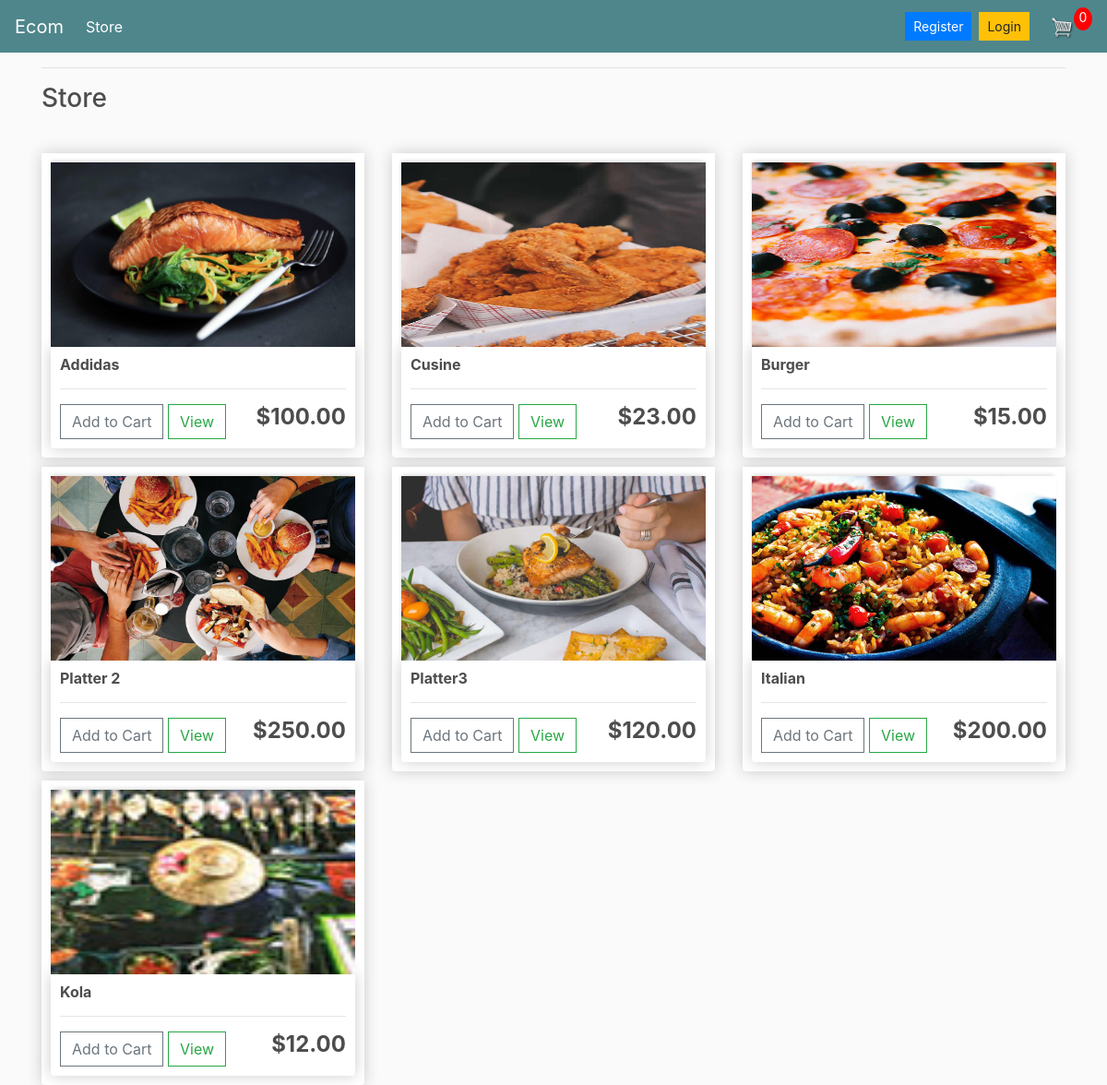
Before: / with the older database file.
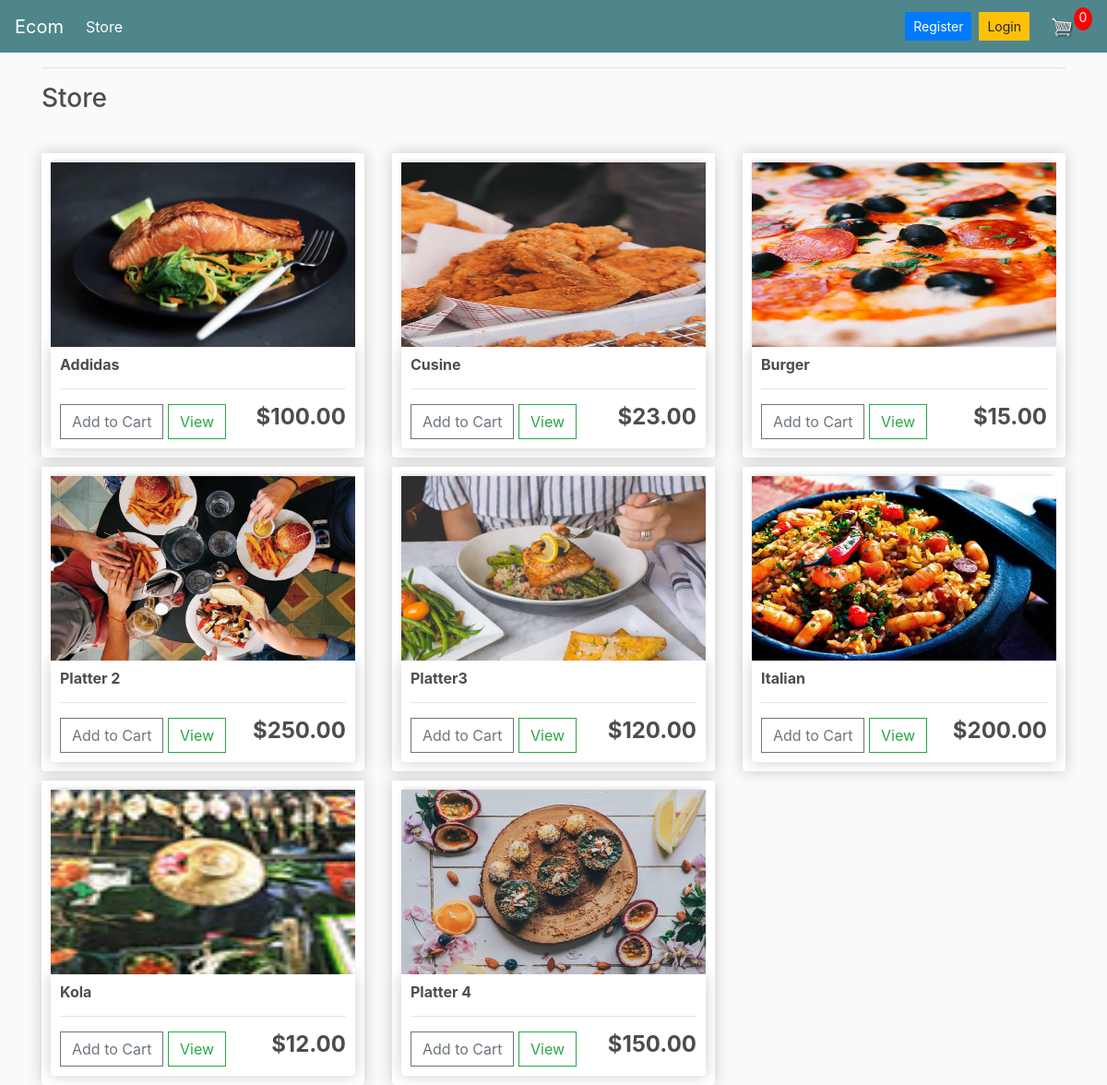
After: the same page with the newer database file.
### store/models.py (models this page shows, shortened)
class Product(models.Model):
    name=models.CharField(max_length=200,null=True)
    price=models.FloatField()
    digital= models.BooleanField(default=False,null=True, blank=False)
    image= models.ImageField(upload_to= image_name_change,blank=False,null=True)
    @property
    def imageURL(self):
        try:
            url= self.image.url
        except:
            url=''
        return url

### store/views.py (the view)
# urls.py: path('',include('store.urls')),
def store(request):
    if request.user.is_authenticated:
        customer= request.user
        order, created= Order.objects.get_or_create(customer=customer,complete=False)
        items= order.orderitem_set.all()
        cartItems= order.get_total_quantity
    else:
        items=[]
        order={'get_total_quantity':0,
               'get_chart_total': 0}
        cartItems= order['get_total_quantity']
    items=Product.objects.all()
    context={'form': items,
            'cartItems':cartItems
            }
    return render(request, 'store/store.html',context)

### store/templates/store/Store.html (shortened to what this page needs)
{% extends 'store/main.html' %}
{% load static %}
{% block content %}
 <h3>Store</h3>
 <br>
<div class="row">
  {% for item in form %}
	<div class="col-lg-4">
		<div class="box-element product">
            <img class="thumbnail" src="{{ item.imageURL}}">
            <div class="box-element product">
                <h6><strong>{{item.name}}</strong></h6>
                <hr>
                <button data-product={{item.id}} data-action="add" class="btn btn-outline-secondary add-btn update-cart ">Add to Cart</button>
                <a class="btn btn-outline-success" href="#">View</a>
                <h4 style="display: inline-block; float: right;"><strong>${{item.price | floatformat:2}}</strong></h4>
            </div>
		</div>
  </div>
  {% endfor %}
	</div>
</div>
{% endblock content %}

### store/templates/store/Main.html (shortened to what this page needs)
<!DOCTYPE html>
{% load static %}
<html>
  <head>
    <link
      rel="stylesheet"
      href="https://stackpath.bootstrapcdn.com/bootstrap/4.4.1/css/bootstrap.min.css"
    />
    <link rel="stylesheet" type="text/css" href="{% static 'css/main.css' %}" />
  </head>
  <body>
    <nav class="navbar navbar-expand-lg navbar-dark bg-dark">
      <a class="navbar-brand" href="{% url 'store' %}">Ecom</a>
      <div class="collapse navbar-collapse" id="navbarSupportedContent">
        <ul class="navbar-nav mr-auto">
          <li class="nav-item active">
            <a class="nav-link" href="{% url 'store' %}"
              >Store <span class="sr-only">(current)</span></a
            >
          </li>
        </ul>
        <div class="form-inline my-2 my-lg-0">
          {% if user.is_authenticated %}
          <label class="mr-3">Welcome {{request.user}}</label>
          <a href="{% url 'logout' %}" class="btn btn-danger btn-sm mr-2"
            >Logout</a
          >
          {% else %}
          <a href="{% url 'register' %}" class="btn btn-primary btn-sm mr-2"
            >Register</a
          >
          <a href="{% url 'login' %}" class="btn btn-warning btn-sm mr-2"
            >Login</a
          >
          {% endif %}
          <a href="{% url 'cart' %}">
            <img id="cart-icon" src="{% static 'images/cart.png' %}" />
          </a>
          <p id="cart-total">{{cartItems}}</p>
        </div>
      </div>
    </nav>
    <div class="container">
      <hr />
      {% block content %} {% endblock content %}
  </body>
</html>

### static/css/main.css (style rules this page uses)
body { background-color: hsl(0, 0%, 98%); }
h1,h2,h3,h4,h5,h6 { color:hsl(0, 0%, 30%); }
.box-element { box-shadow:hsl(0, 0%, 80%) 0 0 16px; background-color: #fff; border-radius: 4px; padding: 10px; }
.thumbnail { width: 100%; height: 200px; -webkit-box-shadow: -1px -3px 5px -2px rgba(214,214,214,1); -moz-box-shadow: -1px -3px 5px -2px rgba(214,214,214,1); box-shadow: -1px -3px 5px -2px rgba(214,214,214,1); }
.product { border-radius: 0 0 4px 4px; }
.bg-dark { background-color: #4f868c!important; }
#cart-icon { width:25px; display: inline-block; margin-left: 15px; }
#cart-total { display: block; text-align: center; color:#fff; background-color: red; width: 20px; height: 25px; border-radius: 50%; font-size: 14px; }
.col-lg-4, .col-lg-6, .col-lg-8, .col-lg-12 { margin-top: 10px; }
.btn { border-radius: 0; }

Changed rows visible on the page:
added Product: imageURL (picture), name "Platter 4", price "150.00"
